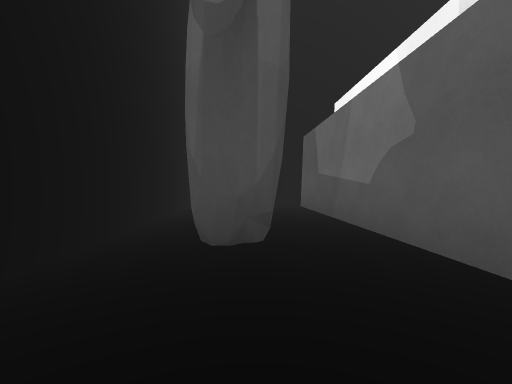
[1] (above)

19 first-person views from a walk through a 3-D level made in the Unity game engine. The camera is 1.3 m above the floor, tilts 2° down and sees 85° across. The floor is counted in squares, 2 m on a side. Each view is taken from the middle of a square. On the plan, view 1 faces up. The plan holds only what a view shows up to about 9 squares ahead; the rest is blank. The place goes on beyond the plan. The player is left out. Some animated figures are not drawn. Surface patterns are stand-ins for the level's own textures.

[2]
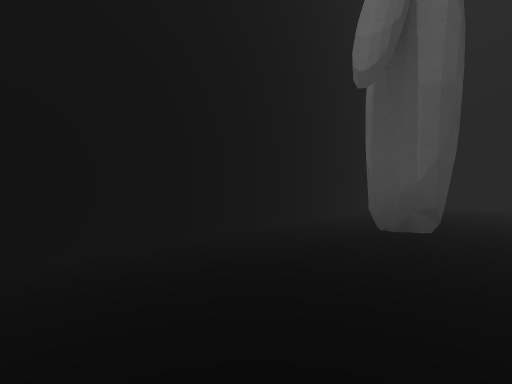

[3]
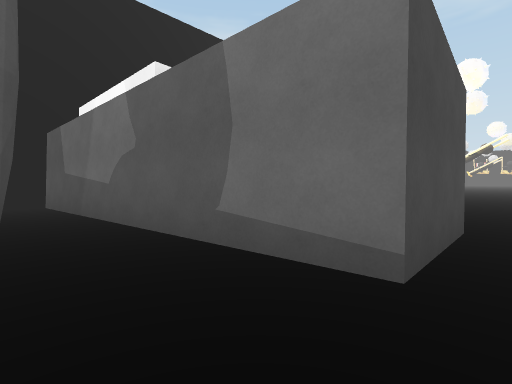

[4]
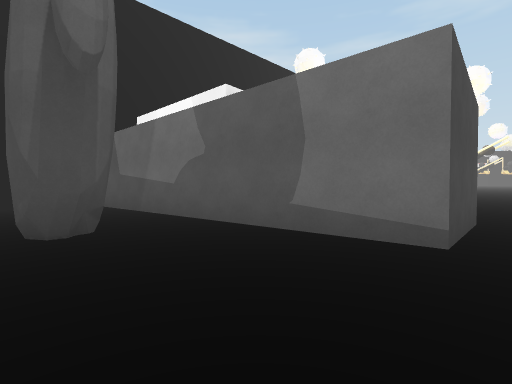

[5]
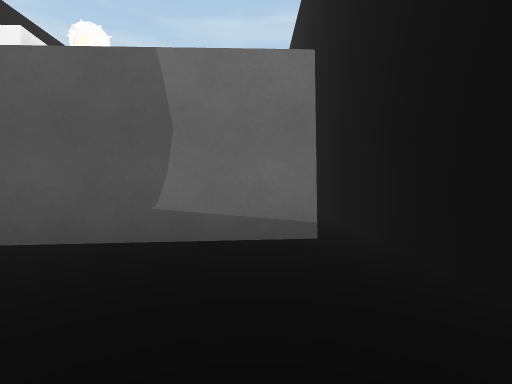

[6]
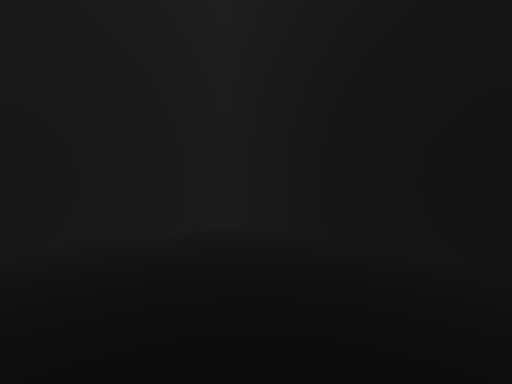

[7]
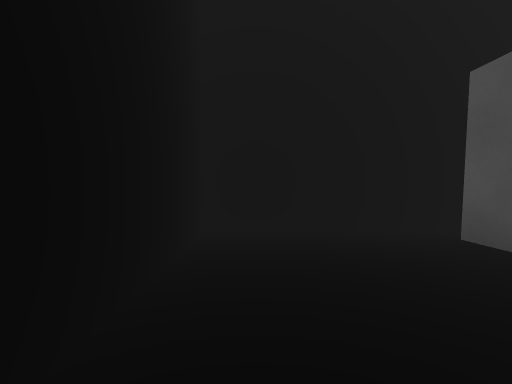

[8]
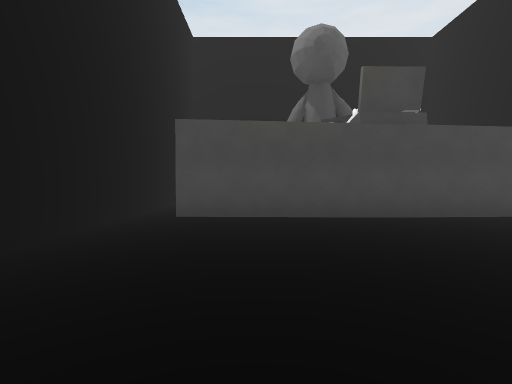

[9]
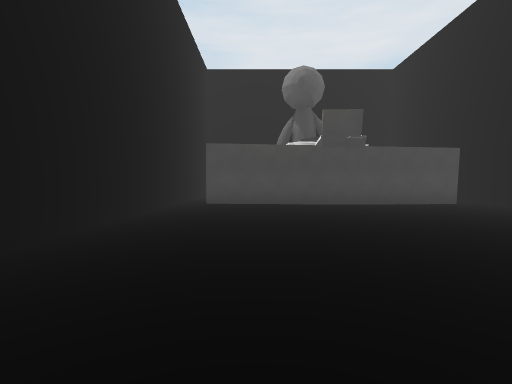

[10]
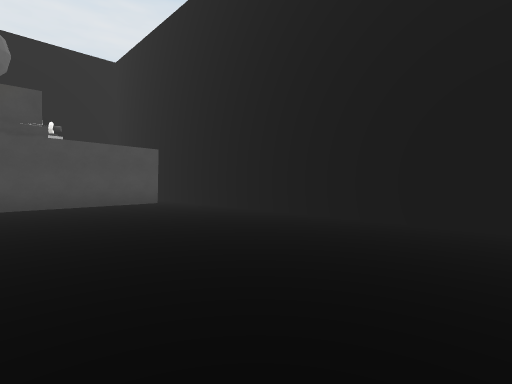

[11]
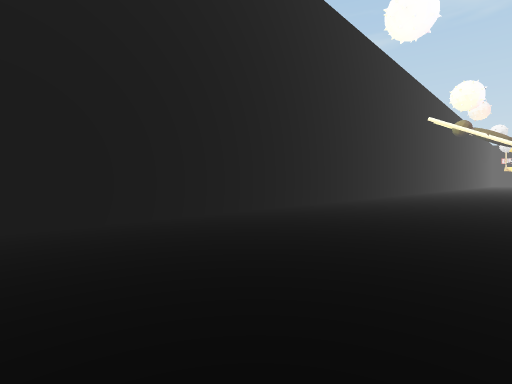

[12]
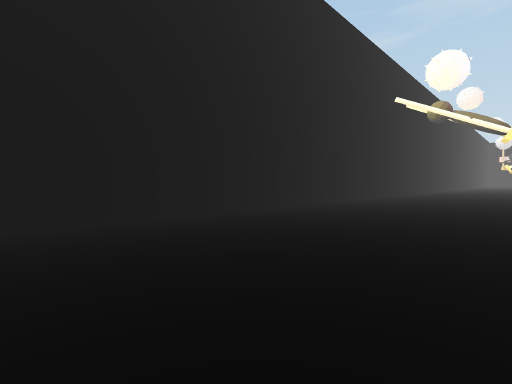

[13]
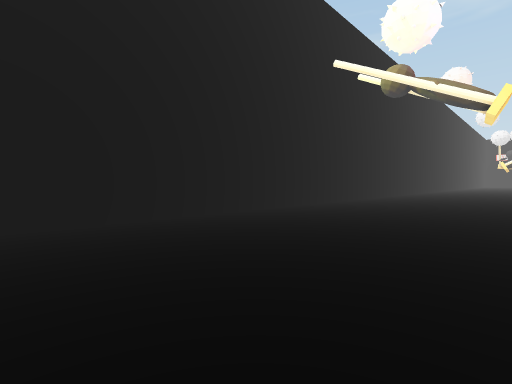

[14]
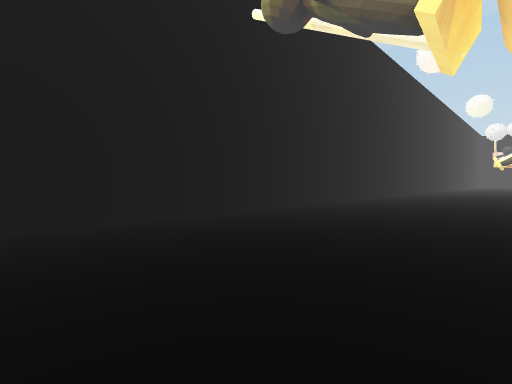

[15]
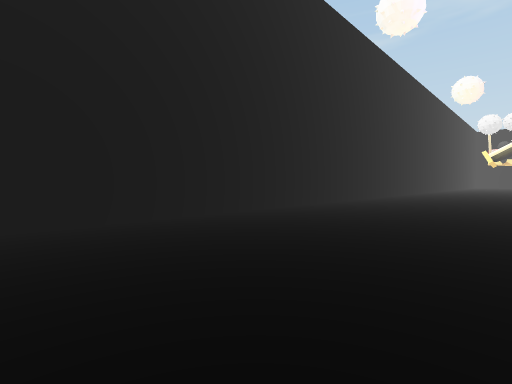

[16]
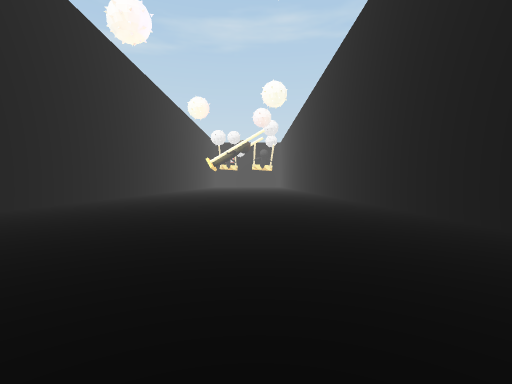

[17]
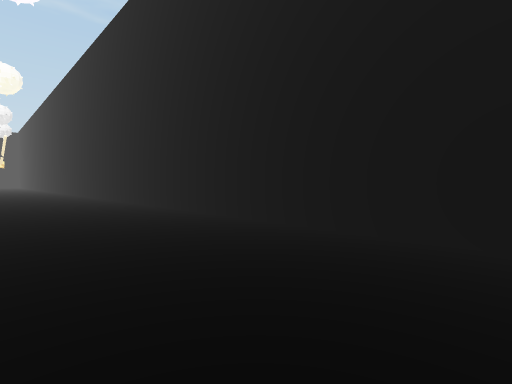

[18]
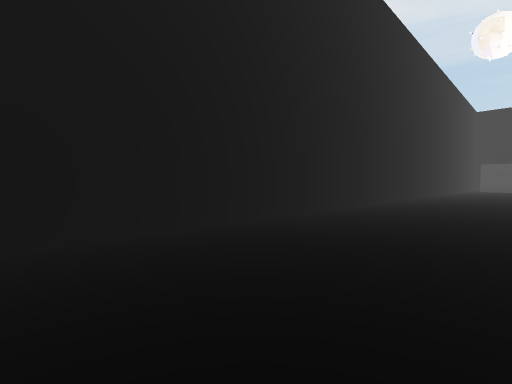

[19]
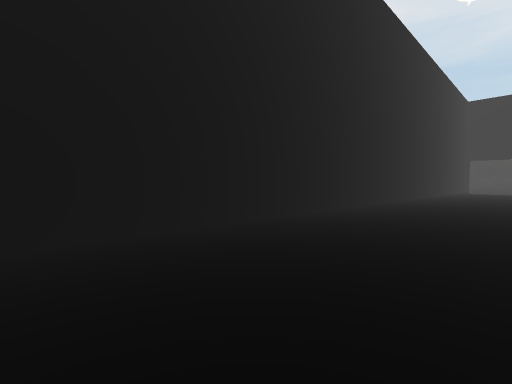

### Floor plan
Points are (right, up) in squares from view 1. A wall is a line through its corners. A room is listed if a view was taken in it or the views show most of it. See-through windows are left out.
Room 1 (views 1, 2, 3, 4, 5, 6, 7)
walls: (0.3, 3) (-0.2, 2.7); (2.5, 7.6) (-1.7, 7.6) (-1.7, -1.4) (1.5, -1.4); (1.5, -0.5) (1.1, 7)
low walls: (0.2, 3.1) (-0.2, 2.8)
ways out: opening at (1, -1) to room 2
Room 2 (views 8, 9, 10, 11, 12, 13, 14, 15, 16, 17, 18, 19)
walls: (12.6, -1.4) (34, -1.4); (34, 7.6) (2.5, 7.6); (3.7, 7.1) (4.1, -0.4) (1.5, -0.5); (1.5, -1.4) (9.5, -1.4)
ways out: opening at (1, -1) to room 1

Where each view was taken, in squares from view 1:
view 1: 0 up, 0 right, facing up
view 2: 1 down, 1 right, facing up-left
view 3: 1 down, 0 right, facing up-right
view 4: 1 down, 1 left, facing up-right
view 5: 0 up, 1 left, facing right
view 6: 2 up, 1 right, facing down-left
view 7: 4 up, 1 left, facing up
view 8: 1 up, 9 right, facing left
view 9: 1 up, 12 right, facing left
view 10: 3 up, 12 right, facing up-left
view 11: 3 up, 9 right, facing up-right
view 12: 3 up, 13 right, facing up-right
view 13: 3 up, 17 right, facing up-right
view 14: 3 up, 21 right, facing up-right
view 15: 3 up, 25 right, facing up-right
view 16: 2 up, 25 right, facing right
view 17: 2 up, 23 right, facing down-right
view 18: 2 up, 26 right, facing down-left
view 19: 2 up, 22 right, facing down-left
